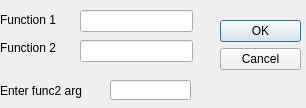
<?xml version="1.0" encoding="UTF-8"?>
<ui version="4.0">
 <class>Dialog</class>
 <widget class="QDialog" name="Dialog">
  <property name="geometry">
   <rect>
    <x>0</x>
    <y>0</y>
    <width>306</width>
    <height>108</height>
   </rect>
  </property>
  <property name="windowTitle">
   <string>Choose the arg to use</string>
  </property>
  <widget class="QDialogButtonBox" name="buttonBox">
   <property name="geometry">
    <rect>
     <x>220</x>
     <y>20</y>
     <width>81</width>
     <height>241</height>
    </rect>
   </property>
   <property name="orientation">
    <enum>Qt::Vertical</enum>
   </property>
   <property name="standardButtons">
    <set>QDialogButtonBox::Cancel|QDialogButtonBox::Ok</set>
   </property>
  </widget>
  <widget class="QLabel" name="label">
   <property name="geometry">
    <rect>
     <x>0</x>
     <y>40</y>
     <width>71</width>
     <height>16</height>
    </rect>
   </property>
   <property name="text">
    <string>Function 2</string>
   </property>
  </widget>
  <widget class="QLineEdit" name="lineEdit">
   <property name="geometry">
    <rect>
     <x>80</x>
     <y>40</y>
     <width>113</width>
     <height>22</height>
    </rect>
   </property>
   <property name="readOnly">
    <bool>true</bool>
   </property>
  </widget>
  <widget class="QLabel" name="label_2">
   <property name="geometry">
    <rect>
     <x>0</x>
     <y>80</y>
     <width>111</width>
     <height>21</height>
    </rect>
   </property>
   <property name="text">
    <string>Enter func2 arg</string>
   </property>
  </widget>
  <widget class="QLabel" name="label_3">
   <property name="geometry">
    <rect>
     <x>0</x>
     <y>10</y>
     <width>71</width>
     <height>20</height>
    </rect>
   </property>
   <property name="text">
    <string>Function 1</string>
   </property>
  </widget>
  <widget class="QLineEdit" name="lineEdit_2">
   <property name="geometry">
    <rect>
     <x>80</x>
     <y>10</y>
     <width>113</width>
     <height>22</height>
    </rect>
   </property>
   <property name="readOnly">
    <bool>true</bool>
   </property>
  </widget>
  <widget class="QLineEdit" name="lineEdit_3">
   <property name="geometry">
    <rect>
     <x>110</x>
     <y>80</y>
     <width>81</width>
     <height>20</height>
    </rect>
   </property>
  </widget>
 </widget>
 <resources/>
 <connections>
  <connection>
   <sender>buttonBox</sender>
   <signal>accepted()</signal>
   <receiver>Dialog</receiver>
   <slot>accept()</slot>
   <hints>
    <hint type="sourcelabel">
     <x>248</x>
     <y>254</y>
    </hint>
    <hint type="destinationlabel">
     <x>157</x>
     <y>274</y>
    </hint>
   </hints>
  </connection>
  <connection>
   <sender>buttonBox</sender>
   <signal>rejected()</signal>
   <receiver>Dialog</receiver>
   <slot>reject()</slot>
   <hints>
    <hint type="sourcelabel">
     <x>316</x>
     <y>260</y>
    </hint>
    <hint type="destinationlabel">
     <x>286</x>
     <y>274</y>
    </hint>
   </hints>
  </connection>
 </connections>
</ui>
